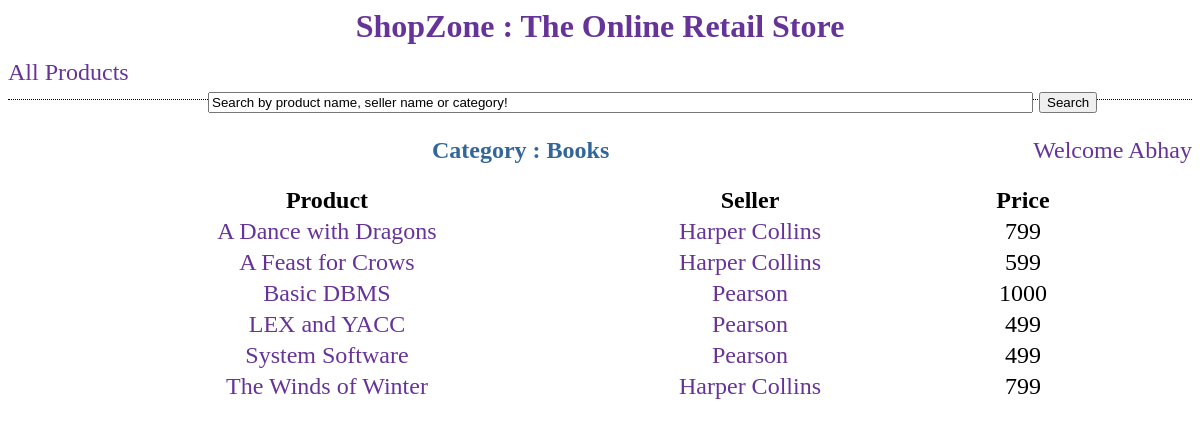
/shop/Books/, run on the app's committed database.
### store/models.py (models this page shows, shortened)
class Product(models.Model):
    product_name = models.CharField(max_length=30)
    number_sold = models.IntegerField(default=0)
    price = models.IntegerField(default=0)
    category = models.CharField(max_length=20)
    description = models.CharField(max_length=50)
    seller = models.ForeignKey(Seller)

class Seller(models.Model):
    seller_name = models.CharField(max_length=15)
    address = models.CharField(max_length=50)
    def __str__(self):
        return self.seller_name

### store/views.py (the view)
# urls.py: url(r'^(?P<product_category>\w+)/$', views.by_category),
def by_category(request, product_category): ## VTR1 Done.
    try:
        if user is None:
            return HttpResponseRedirect('/shop/login/')
    except:
        return HttpResponseRedirect('/shop/login/')
    product_category = product_category[0].upper() + product_category[1:].lower()
    if product_category == 'All':
        all_products_list = Product.objects.all().order_by('product_name')
    else:
        all_products_list = Product.objects.all().filter(category=product_category).order_by('product_name')
    context = {'all_products_list':all_products_list,
               'product_category':product_category,
               'user':user}
    return render(request, 'store/by_category.html', context)

### store/templates/store/by_category.html (shortened to what this page needs)
<html>
	<head>
	</head>
	<body link="#663399" vlink="#663399" alink="#808080">
		<div class="headdiv">
			<h1><a href="/" class="title">ShopZone : The Online Retail Store</a></h1>
		</div>
		<div class="headdiv2">
			<div align="left" style="float:left">
				<a href="/shop/all/">All Products</a>
			</div>
			<div align="centre" style="float:left; margin-left:200px;">
				<form action="/shop/by_search/" method="POST">
					<input type="text" name="product" value="Search by product name, seller name or category!" size="100px"/>
					<input type="submit" value="Search"/>
				</form>
			</div>
			<div align="left" style="float:right">
				Welcome <a href="/shop/my_orders/"> {{ user.username }} </a>
			</div>
		</div>
		<div>
			<h2 align="center" style="color:#336699">
			{% if from_search %}
				Search results for : {{ product_category }}
			{% else %}
				Category : {{ product_category }}
			{% endif %} </h2>
		</div>
		<div style="font-size:1.5em;">
			{% if all_products_list %}
				<table align="center" style="font-size:1em;" border=0>
					<tr align="center">
						<th style="width:500px;">Product</th>
						<th style="padding-left:20px; width:300px;">Seller</th>
						<th style="padding-left:20px; width:200px;">Price</th>
					</tr>
					{% for product in all_products_list %}
						<tr align="center">
							<td> <a href="/shop/{{ product.id }}/"><div class="linkdiv">{{ product.product_name }}</a></div></td>
							<td style="padding-left:20px"><a href="/shop/seller/{{ product.seller.pk }}/"><div class="linkdiv">{{ product.seller }}</a></div></td>
							<td style="padding-left:20px"> {{ product.price }} </td>
						</tr>
					{% endfor %}
			{% else %}
				<p>No products are available.</p>
			{% endif %}
</html>

### store/templates/store/by_category.html (style rules this page uses)
a:link { text-decoration:none }
.headdiv { height:1px; width:100%; font-size:1em; text-align:center; color:#663399; padding-bottom:30px; margin-bottom:20px; }
.headdiv2 { height:10px; width:100%; font-size:1.5em; text-align:center; color:#663399; border-bottom:1px dotted black; padding-bottom:30px; margin-bottom:20px; }

### data on the page
Product: product_name "A Dance with Dragons", seller "Harper Collins", price "799"
Product: product_name "A Feast for Crows", seller "Harper Collins", price "599"
Product: product_name "Basic DBMS", seller "Pearson", price "1000"
Product: product_name "LEX and YACC", seller "Pearson", price "499"
Product: product_name "System Software", seller "Pearson", price "499"
Product: product_name "The Winds of Winter", seller "Harper Collins", price "799"

### other printed values
{{ user.username }} "Abhay"
{{ product_category }} "Books"
